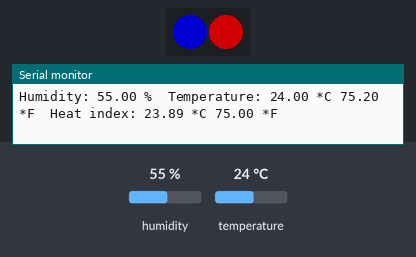
The sketch below on a simulated Arduino Uno, built with avr-gcc and run on an emulated ATmega328P. On the bench: 2 RGB LEDs in strip order, left to right, the last lines printed to the serial monitor. The test bench sets the inputs (shaded band); at power-on: humidity 55 %, temperature 24 °C. Dim RGB values are drawn brighter than linear.

Above: at 4.8 s.
4.9 s: humidity set to 22 %
At 6.6 s:
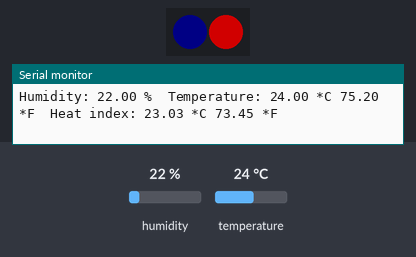
7.9 s: temperature set to 12 °C
At 9.6 s:
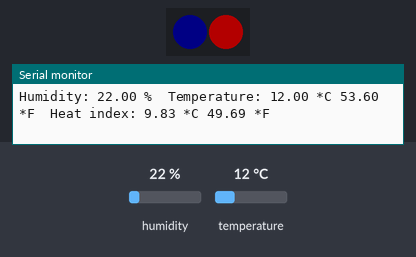
10.9 s: humidity set to 40 %
At 13.1 s:
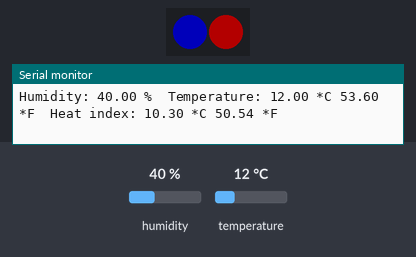
13.9 s: temperature set to 28 °C
At 14.9 s:
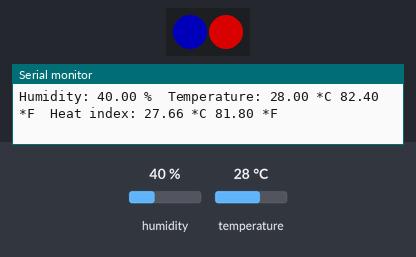
Timing chart, 0 to 16.9 s (numbered marks = the images above; inputs shaded):
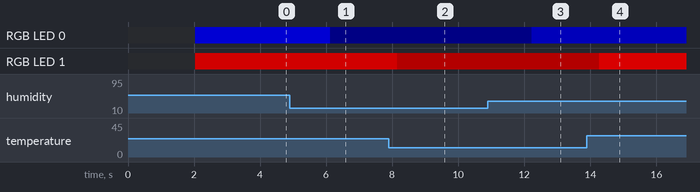

The sketch:

Exercise2.ino
```cpp
#include "DHT.h"
#include <Adafruit_NeoPixel.h>
#ifdef __AVR__
  #include <avr/power.h>
#endif

#define DHTPIN 2
#define PIN            6
#define NUMPIXELS      2
#define DHTTYPE DHT11

DHT dht(DHTPIN, DHTTYPE);
Adafruit_NeoPixel pixels = Adafruit_NeoPixel(NUMPIXELS, PIN, NEO_GRB + NEO_KHZ800);
void setup() {
#if defined (__AVR_ATtiny85__)
  if (F_CPU == 16000000) clock_prescale_set(clock_div_1);
#endif
  Serial.begin(9600);
  Serial.println("DHTxx test!");

  dht.begin();
  pixels.begin(); // This initializes the NeoPixel library.
}

void loop() {

  delay(2000);

  float h = dht.readHumidity();
  float t = dht.readTemperature();
  float f = dht.readTemperature(true);

  if (isnan(h) || isnan(t) || isnan(f)) {
    Serial.println("Failed to read from DHT sensor!");
    return;
  }

  float hif = dht.computeHeatIndex(f, h);
  float hic = dht.computeHeatIndex(t, h, false);

  Serial.print("Humidity: ");
  Serial.print(h);
  Serial.print(" %\t");
  Serial.print("Temperature: ");
  Serial.print(t);
  Serial.print(" *C ");
  Serial.print(f);
  Serial.print(" *F\t");
  Serial.print("Heat index: ");
  Serial.print(hic);
  Serial.print(" *C ");
  Serial.print(hif);
  Serial.println(" *F");

  pixels.setPixelColor(0, pixels.Color(0, 0, map(h, 20, 90, 0, 255))); // bright blue color.
  pixels.setPixelColor(1, pixels.Color(map(t, 0, 50, 0, 255), 0, 0)); // bright red color.

  pixels.show(); // This sends the updated pixel color to the hardware.
}
```

Measured:
- after the input at 4.9 s, RGB LED 0: RGB(0, 0, 127) → RGB(0, 0, 7) after 1.2 s
- after the input at 7.9 s, RGB LED 1: RGB(122, 0, 0) → RGB(61, 0, 0) after 0.26 s
- after the input at 10.9 s, RGB LED 0: RGB(0, 0, 7) → RGB(0, 0, 72) after 1.3 s
- after the input at 13.9 s, RGB LED 1: RGB(61, 0, 0) → RGB(142, 0, 0) after 0.38 s
